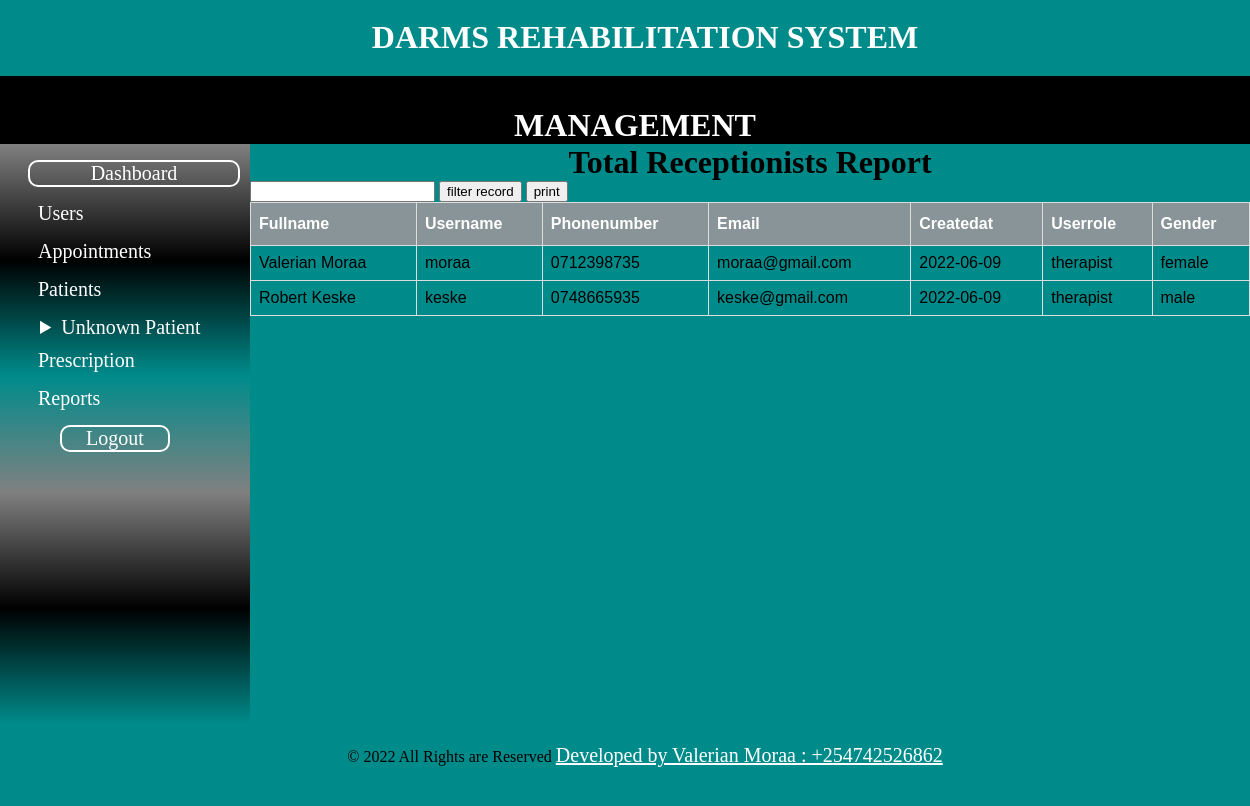
The app's page /admin/filter_therapists.php with its own data.
### tables this page shows
CREATE TABLE `users` (
  `user_id` int(10) NOT NULL,
  `fullname` varchar(100) NOT NULL,
  `user_name` varchar(100) NOT NULL,
  `user_mobile` varchar(100) DEFAULT NULL,
  `user_email` varchar(100) NOT NULL,
  `user_password` varchar(50) NOT NULL,
  `createdat` date DEFAULT NULL,
  `user_role` varchar(50) DEFAULT NULL,
  `gender` varchar(100) DEFAULT NULL,
  `status` varchar(100) DEFAULT NULL
);

### admin/filter_therapists.php (the view, shortened to what this page needs)
<?php include "includes/header.php"; ?>
<?php include "includes/navigation.php"; ?>
<?php include "includes/sidebar.php";?>
<div class="article">
    <h1 id="titleoftable">Total Receptionists Report</h1>
    <form method="post">
        <input type="text" name="search_data" />
        <input type="submit" name="search_detail" value="filter record" />
        <input type="button" onclick="windows.print()" value="print" />
    </form>
    <table id="therapists">
        <thead>
            <th>Fullname</th>
            <th>Username</th>
            <th>Phonenumber</th>
            <th>Email</th>
            <th>Createdat</th>
            <th>Userrole</th>
            <th>Gender</th>
        </thead>
        <tbody>
            <?php
            $db = mysqli_connect('localhost', 'Valerian', '#Valeriephyl254', 'darms');
            $query = "SELECT * FROM users WHERE user_role='therapist' AND user_name LIKE '%$search_receptionist%'";
            $select_all_therapist = mysqli_query($db, $query);
            while ($row = mysqli_fetch_assoc($select_all_therapist)) {
                $fullname = $row['fullname'];
                $user_name = $row['user_name'];
                $user_mobile = $row['user_mobile'];
                $user_email = $row['user_email'];
                $createdat = $row['createdat'];
                $user_role = $row['user_role'];
                $gender = $row['gender'];
                echo "<tr>";
                echo "<td>{$fullname}</td>";
                echo "<td>{$user_name}</td>";
                echo "<td>{$user_mobile}</td>";
                echo "<td>{$user_email}</td>";
                echo "<td>{$createdat}</td>";
                echo "<td>{$user_role}</td>";
                echo "<td>{$gender}</td>";
                echo "</tr>";
            }
            ?>
        </tbody>
    </table>
</div>
<?php include "includes/footer.php"; ?>

### admin/includes/header.php (style rules this page uses)
body { border: 0; margin: 0; overflow-x: hidden; background: darkcyan; }
h1 { text-align: center; }
.article { width: 80%; float: left; height: 580px; }

### admin/filter_therapists.php (style rules this page uses)
#titleoftable { text-align: center; margin: auto; }
#therapists { font-family: Arial, Helvetica, sans-serif; border-collapse: collapse; width: 100%; }
#therapists td, #therapists th { border: 1px solid #ddd; padding: 8px; }
#therapists th { padding-top: 12px; padding-bottom: 12px; text-align: left; background-color: #899499; color: white; }

### records on screen
users: fullname "Valerian Moraa", user_name "moraa", user_mobile "0712398735", user_email "moraa@gmail.com", createdat "2022-06-09", user_role "therapist", gender "female"
users: fullname "Robert Keske", user_name "keske", user_mobile "0748665935", user_email "keske@gmail.com", createdat "2022-06-09", user_role "therapist", gender "male"
